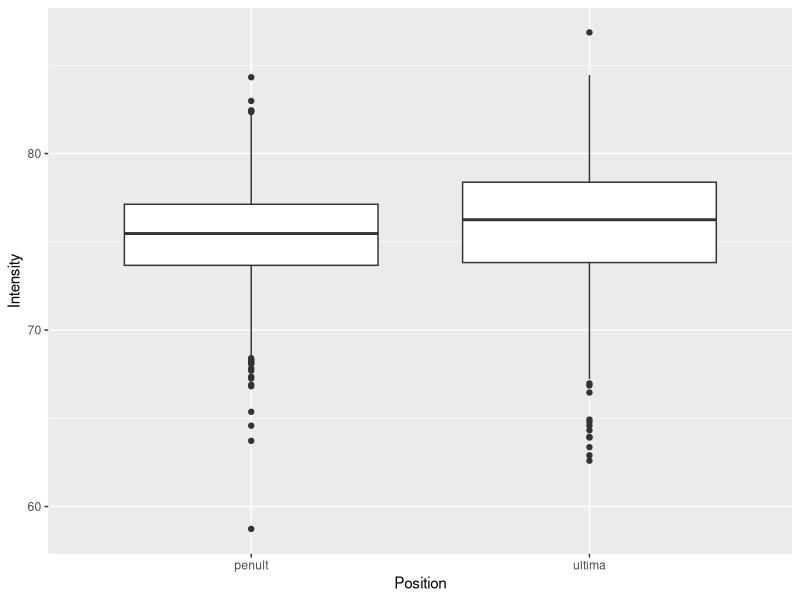

Here is the R script that generated this plot:
## ---- chunk 1
options(htmltools.dir.version = FALSE)
## ---- chunk 2

library(tidyverse)

# Loading the dataframe
pse_stress <- read_tsv("data/pse-stress-simplified.csv") %>% 
                          mutate(Word = fct_recode(Word),
                                Position = fct_recode(Position),
                                Vowel = fct_recode(Vowel),
                                Weight = fct_recode(Weight),
                                Focus = fct_recode(Focus),
                                Final = fct_recode(Final),
                                )
                                      
# A simple boxplot of intensity
dur <- ggplot(pse_stress, aes(Position, Intensity))
dur + geom_boxplot()
